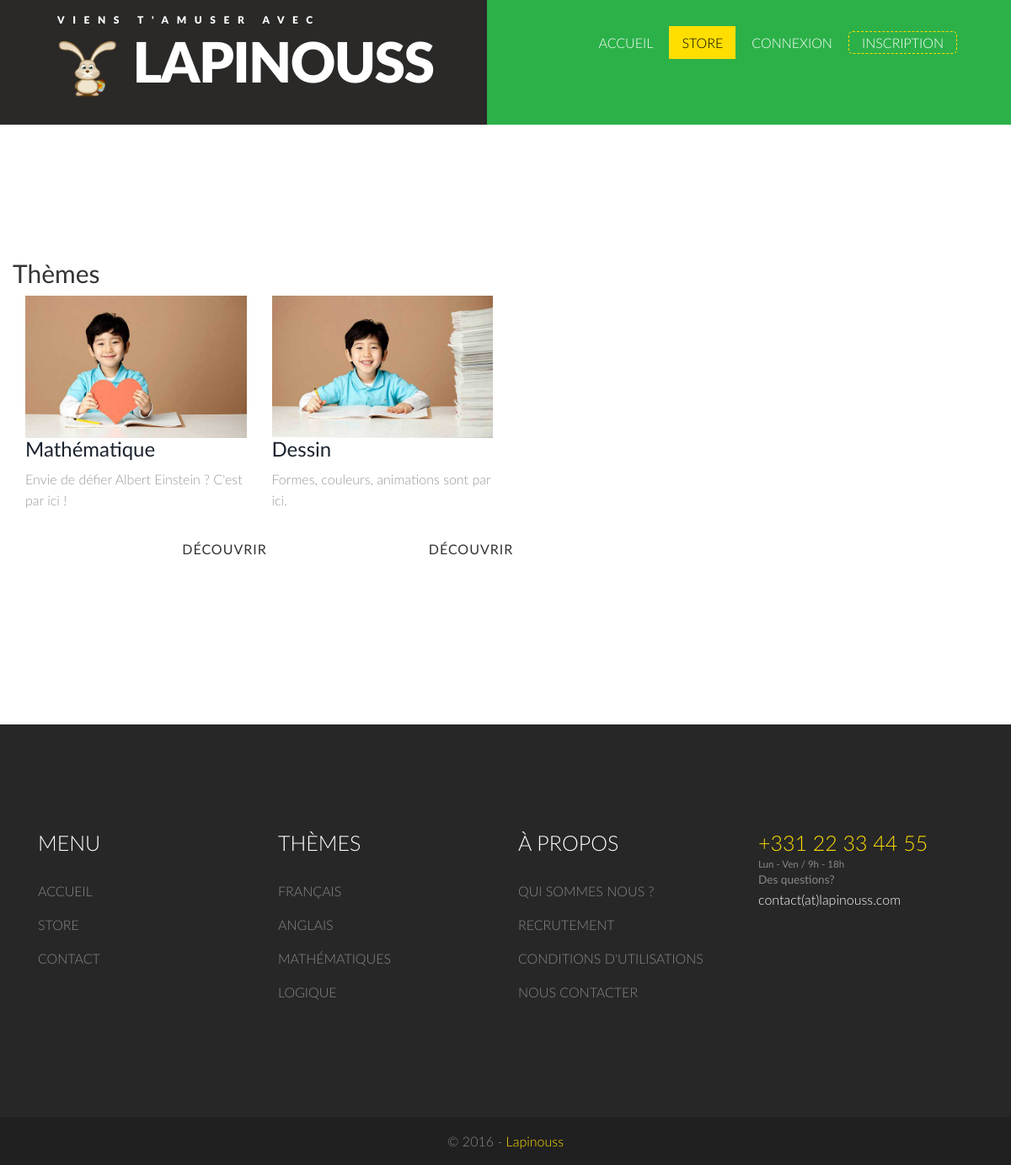
/game/store, run on the app's committed database.
### tables this page shows
CREATE TABLE IF NOT EXISTS `game_type` (
  `id_game_type` INT(11) NOT NULL AUTO_INCREMENT,
  `name` VARCHAR(50) NULL DEFAULT NULL,
  `description` VARCHAR(300) NOT NULL,
  PRIMARY KEY (`id_game_type`));

### repositories/database_layer.php (called while the page is built, shortened)
<?php
    class DatabaseLayer {
        private static $_db = null;
        private function __construct() {
            try {
                self::$_db = new PDO(
                    'mysql:host=' . DB_HOST . ';dbname=' . DB_NAME,
                    DB_USER,
                    DB_PASS,
                    array(PDO::ATTR_PERSISTENT => true)
                );
            }
            catch (PDOException $e) {
                echo $e->getMessage();
            }
        }
        public static function getInstance() {
            return self::$_db;
        }
    }

### repositories/base_repository.php (called while the page is built, shortened)
<?php
    require_once 'database_layer.php';
    abstract class BaseRepository {
        protected function __construct() {
            $this->db = DatabaseLayer::getInstance();
        }
    }

### repositories/game_type_repository.php (called while the page is built, shortened)
<?php
    require_once 'base_repository.php';
    require_once 'account_repository.php';
    require_once 'game_repository.php';
    class GameTypeRepository extends BaseRepository {
        private $gameRepository;
        public function __construct() {
            $this->gameRepository = new GameRepository();
        }
        public function all(Account $account = null) {
            $game_types = $this->db->prepare(GameTypeQueries::ALL);
            if (!$game_types || ($game_types instanceof PDOException) || !$game_types->execute())
                return null;
            $game_types = $game_types->fetchAll(PDO::FETCH_CLASS, 'GameType');
            foreach ($game_types as $game_type) {
                $game_type->games = $this->gameRepository->findAllByType($game_type->id_game_type);
            }
            return $game_types;
        }
    }

### repositories/game_repository.php (called while the page is built, shortened)
<?php
    require_once 'base_repository.php';
    require_once 'account_repository.php';
    require_once 'comment_repository.php';
    class GameRepository extends BaseRepository {
        private $commentRepository;
        public function __construct() {
            $this->commentRepository = new CommentRepository();
        }
        public function findAllByType($id_game_type, Account $account = null) {
            $games = $this->db->prepare(GameQueries::FIND_ALL_BY_TYPE);
            $games->bindParam(':id_game_type', $id_game_type, PDO::PARAM_INT);
            if (!$games || ($games instanceof PDOException) || !$games->execute())
                return null;
            $games = $games->fetchAll(PDO::FETCH_CLASS, 'Game');
            foreach ($games as $game) {
                $game->comments = $this->commentRepository->findByGameId($game->id_game);
            }
            return $games;
        }
    }

### repositories/comment_repository.php (called while the page is built, shortened)
<?php
    require_once 'base_repository.php';
    class CommentRepository extends BaseRepository {
        private $accountRepository;
        public function __construct() {
            $this->accountRepository = new AccountRepository();
        }
        public function findByGameId($id_game) {
            $comments = $this->db->prepare(CommentQueries::FIND_BY_GAME_ID);
            $comments->bindParam(':id_game', $id_game, PDO::PARAM_INT);
            if (!$comments || ($comments instanceof PDOException) || !$comments->execute())
                return null;
            $comments = $comments->fetchAll(PDO::FETCH_CLASS, 'Comment');
            foreach ($comments as $comment) {
                $comment->account = $comment->account = $this->accountRepository->findById($comment->id_account);
            }
            return $comments;
        }
    }

### repositories/account_repository.php (called while the page is built, shortened)
<?php
    require_once 'base_repository.php';
    class AccountRepository extends BaseRepository {
        public function findById($id_account) {
            $account = $this->db->prepare(AccountQueries::FIND_BY_ID);
            $account->bindParam(':id_account', $id_account, PDO::PARAM_INT);
            if (!$account || ($account instanceof PDOException) || !$account->execute())
                return null;
            return $account->fetchObject('Account');
        }
    }

### views/pages/game/store.php (the view, shortened to what this page needs)
<div class="grid_4">
	<div class="container-fluid">
		<h2>Th&egrave;mes</h2>
		<?php
		if ($game_types != null)
		foreach ($game_types as $game_type) {
			?>
			<div class="col-sm-3">
				<div class="view view-first">
					<img src="resources/images/tiles/tutorial/<?php echo $game_type->id_game_type; ?>.jpg" class="img-responsive" alt=""/>
				</div>
				<h3><a href="<? echo action('game', 'store', 'type', $game_type->id_game_type); ?>" id="<?php echo $game_type->id_game_type;?>"><?php echo $game_type->name; ?></a></h3>
				<p class="service_desc"><?php echo $game_type->description; ?><br /></p>
				<div class="row">
					<?php
					if ($game_type->isAlreadyBought) {
						?>
						<div class="col-sm-6"><a href="<?php echo action('game', 'store', 'type', $game_type->id_game_type); ?>" class="btn1">Explorer</a></div>
						<div class="col-sm-6">
							<?php
							if (isset($_SESSION['user']) && $_SESSION['user'] instanceof Account) {
								echo '<a href="' . action('game', 'delete', 'type', $game_type->id_game_type) . '" class="btn1">Supprimer</a>';
							}
							?>
						</div>
						<?php
					}
					else {
						?>
						<div class="col-sm-6">
						</div>
						<div class="col-sm-6"><a href="<?php echo action('game', 'store', 'type', $game_type->id_game_type); ?>" class="btn1">D&eacute;couvrir</a></div>
						<?php
					}
					?>
				</div>
			</div>
			<?php
		}
		?>
	</div>
</div>

### styles/main.css (style rules this page uses)
h4, h5, h6, h1, h2, h3 { margin-top: 0; }
p { margin: 0; }
html, body { font-family: 'Lato', sans-serif; font-size: 100%; background:#fff; }
body a { transition:0.5s all; -webkit-transition:0.5s all; -moz-transition:0.5s all; -o-transition:0.5s all; -ms-transition:0.5s all; }
.view { overflow: hidden; position: relative; text-align: center; cursor: default; }
.view img { display: block; position: relative; }
.view-first img { -webkit-transition: all 0.2s linear; -moz-transition: all 0.2s linear; -o-transition: all 0.2s linear; -ms-transition: all 0.2s linear; transition: all 0.2s linear; }
.grid_4 { padding:8em 0; }
p.service_desc { color:#999; font: 300 16px/25px Lato, sans-serif; }
.btn1 { border: none; font-family: inherit; font-size: inherit; color: inherit; background: none; cursor: pointer; padding: 20px 40px; display: inline-block; margin: 15px 0 0; text-transform: uppercase; letter-spacing: 1px; outline: none; position: relative; -webkit-transition: all 0.3s; -moz-transition: all 0.3s; transition: all 0.3s; text-align: center; width: 50%; }
.btn1:after { content: ''; position: absolute; z-index: -1; -webkit-transition: all 0.3s; -moz-transition: all 0.3s; transition: all 0.3s; }

### data on the page
game_type: shows a picture, name "Mathématique", description "Envie de défier Albert Einstein ? C'est par ici !"
game_type: shows a picture, name "Dessin", description "Formes, couleurs, animations sont par ici."
